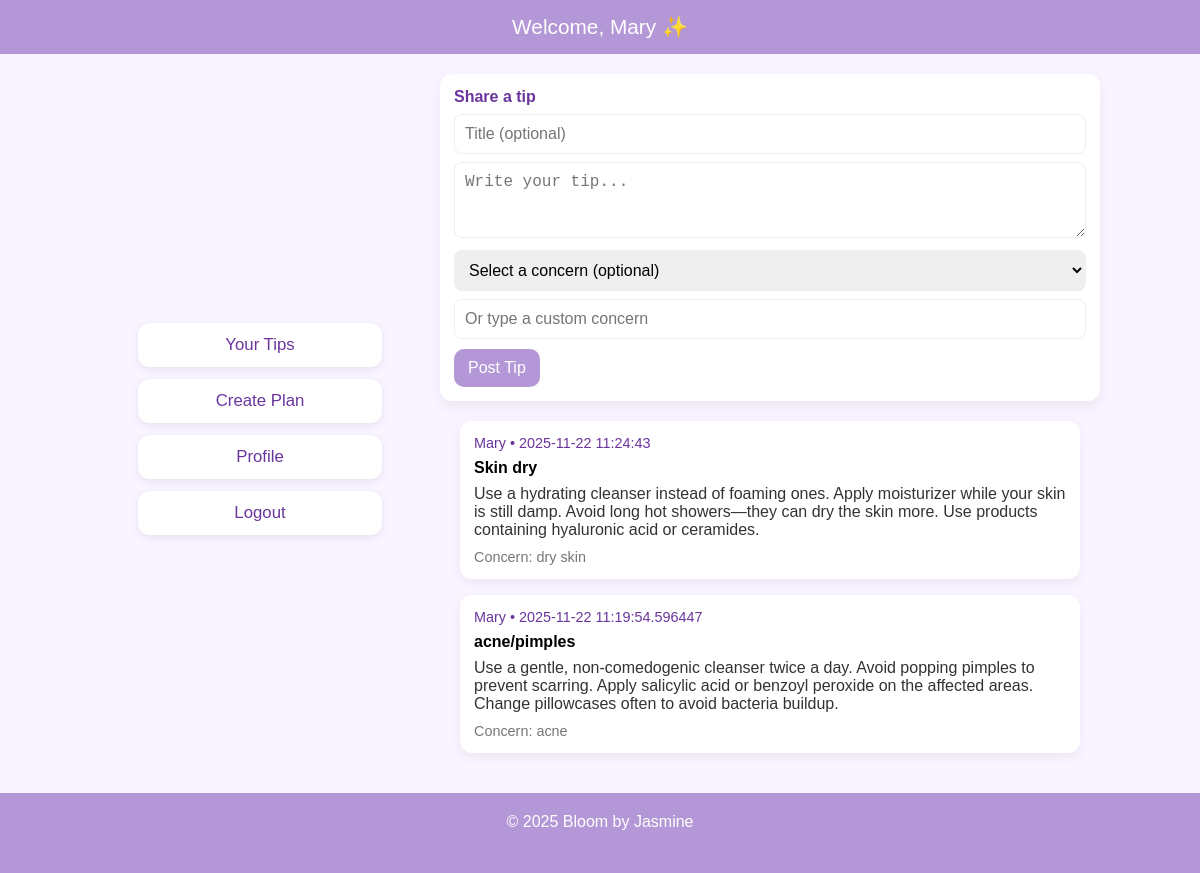
Page /home (signed in) on the committed database.
### tables this page shows
CREATE TABLE users (
            id INTEGER PRIMARY KEY AUTOINCREMENT,
            username TEXT UNIQUE,
            password_hash TEXT,
            profile TEXT DEFAULT ''
        );

CREATE TABLE tips (
            id INTEGER PRIMARY KEY AUTOINCREMENT,
            user_id INTEGER,
            title TEXT,
            content TEXT,
            concern TEXT,
            created_at TIMESTAMP DEFAULT CURRENT_TIMESTAMP
        );

### main.py (the view)
@app.route("/home")
def home():
    if "user_id" not in session:
        return redirect(url_for("login"))
    conn = get_db()
    c = conn.cursor()
    c.execute("""
        SELECT tips.id, tips.title, tips.content, tips.concern, tips.created_at, users.username
        FROM tips
        JOIN users ON tips.user_id = users.id
        ORDER BY tips.created_at DESC
    """)
    feed = c.fetchall()
    conn.close()
    return render_template("home.html", feed=feed)

### main.py (called while the page is built)
def get_db():
    conn = sqlite3.connect("skincare.db")
    return conn

### templates/home.html (shortened to what this page needs)
<!DOCTYPE html>
<html lang="en">
<head>
</head>
<body>
<div class="page-container">
<div class="content-wrap">
<header>Welcome, {{ session['username'] }} ✨</header>
<div class="top-bar">
  <div class="left-col">
    <div class="actions">
      <a class="btn" href="{{ url_for('tips_page') }}">Your Tips</a>
      <a class="btn" href="{{ url_for('add_plan_page') }}">Create Plan</a>
      <a class="btn" href="{{ url_for('profile') }}">Profile</a>
      <a class="btn" href="{{ url_for('logout') }}">Logout</a>
    </div>
  </div>
  <div class="right-col">
    <div class="post-card">
      <form action="{{ url_for('post_tip') }}" method="POST">
        <label style="color:#6a359c;font-weight:600;">Share a tip</label>
        <input name="title" placeholder="Title (optional)">
        <textarea name="content" rows="3" placeholder="Write your tip..."></textarea>
        <select name="concern">
          <option value="">Select a concern (optional)</option>
        </select>
        <input name="concern_text" placeholder="Or type a custom concern">
        <button type="submit">Post Tip</button>
      </form>
    </div>
    <div class="feed">
      {% if feed %}
        {% for item in feed %}
          <div class="feed-item">
            <div class="meta">{{ item[5] }} • {{ item[4] }}</div>
            {% if item[1] %}
              <div class="title">{{ item[1] }}</div>
            {% endif %}
            <div class="content">{{ item[2] }}</div>
            {% if item[3] %}
              <div class="concern">Concern: {{ item[3] }}</div>
            {% endif %}
          </div>
        {% endfor %}
      {% else %}
        <p style="text-align:center;color:#6a359c;">No tips yet — be the first to post!</p>
      {% endif %}
    </div>
  </div>
</div>
</div>
<footer>© 2025 Bloom by Jasmine</footer>
</div>
</body>
</html>

### templates/home.html (style rules this page uses)
html, body { height: 100%; margin: 0; font-family: Poppins, Arial, sans-serif; }
.page-container { min-height: 100%; position: relative; }
.content-wrap { padding-bottom: 80px; }
footer { position: absolute; bottom: 0; width: 100%; height: 60px; background:#b497d6; color:white; text-align:center; padding-top:20px; }
body { background:#f9f4ff; }
header { background:#b497d6; padding:15px; color:white; text-align:center; font-size:1.3rem; }
.top-bar { display:flex; justify-content:space-between; align-items:center; max-width:1000px; margin:20px auto; gap:20px; padding:0 20px; }
.left-col { flex:0 0 320px; text-align:center; }
.right-col { flex:1; }
.actions { margin-top:10px; display:flex; flex-direction:column; gap:12px; align-items:center; }
.btn { display:block; width:220px; padding:12px; background:white; border-radius:12px; color:#6a359c; text-decoration:none; font-size:1.05rem; box-shadow:0 3px 8px rgba(0,0,0,0.08); }
.post-card { background:white; border-radius:12px; padding:14px; box-shadow:0 6px 15px rgba(0,0,0,0.06); margin-bottom:18px; }
.post-card input, .post-card textarea, .post-card select { width:100%; padding:10px; border-radius:8px; border:1px solid #eee; margin-top:8px; font-size:1rem; box-sizing:border-box; }
.post-card button { margin-top:10px; padding:10px 14px; background:#b497d6; color:white; border:none; border-radius:10px; cursor:pointer; font-size:1rem; }
.feed { max-width:800px; margin:20px auto; padding:0 20px; }
.feed-item { background:white; border-radius:12px; padding:14px; margin-bottom:16px; box-shadow:0 4px 12px rgba(0,0,0,0.06); }
.meta { font-size:0.9rem; color:#6a359c; margin-bottom:8px; }
.title { font-weight:600; margin-bottom:8px; }
.content { color:#333; margin-bottom:10px; }
.concern { font-size:0.9rem; color:#777; }

### rows in the picture
users: username "Mary"
tips: username "Mary", created_at "2025-11-22 11:24:43", title "Skin dry", content "Use a hydrating cleanser instead of foaming ones. Apply moisturizer while your skin is still damp. Avoid long hot showers—they can dry the skin more. Use products containing hyaluronic acid or ceramides.", concern "dry skin"
tips: username "Mary", created_at "2025-11-22 11:19:54.596447", title "acne/pimples", content "Use a gentle, non-comedogenic cleanser twice a day. Avoid popping pimples to prevent scarring. Apply salicylic acid or benzoyl peroxide on the affected areas. Change pillowcases often to avoid bacteria buildup.", concern "acne"
